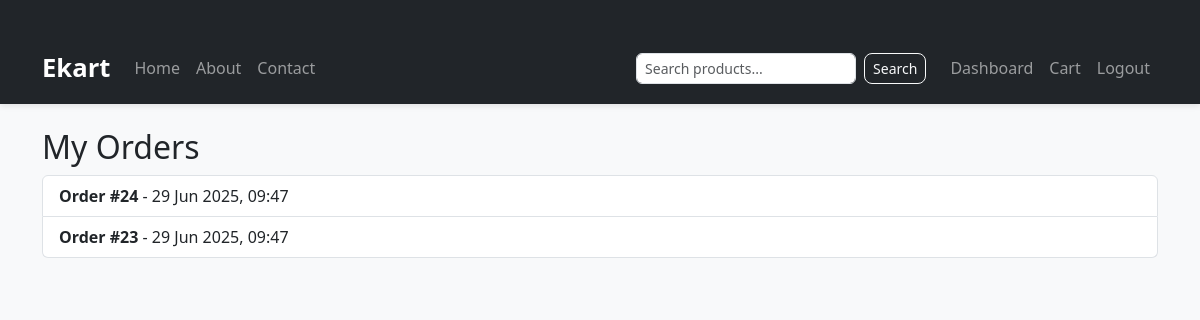
The page /my-orders/ (signed in) on the database its author committed.
### store/models.py (models this page shows, shortened)
class Order(models.Model):
    user = models.ForeignKey(User, on_delete=models.CASCADE)
    items = models.ManyToManyField(CartItem)
    ordered_at = models.DateTimeField(auto_now_add=True)

### store/views.py (the view)
# urls.py: path('my-orders/', views.my_orders, name='my_orders'),
@login_required
def my_orders(request):
    orders = Order.objects.filter(user=request.user).order_by('-ordered_at')
    return render(request, 'store/orders.html', {'orders': orders})

### store/templates/store/orders.html (shortened to what this page needs)
{% extends 'store/base.html' %}
{% block content %}
<h2>My Orders</h2>
{% if orders %}
  <ul class="list-group">
    {% for order in orders %}
      <li class="list-group-item">
        <strong>Order #{{ order.id }}</strong> - {{ order.ordered_at|date:"d M Y, H:i" }}
      </li>
    {% endfor %}
  </ul>
{% else %}
  <div class="alert alert-info">You have no past orders.</div>
{% endif %}
{% endblock %}

### store/static/store/css/style.css (style rules this page uses)
body { background-color: #f8f9fa; font-family: "Segoe UI", sans-serif; margin: 0; padding: 0; }

### rows shown on the page
Order: id "24", ordered_at "29 Jun 2025, 09:47"
Order: id "23", ordered_at "29 Jun 2025, 09:47"
